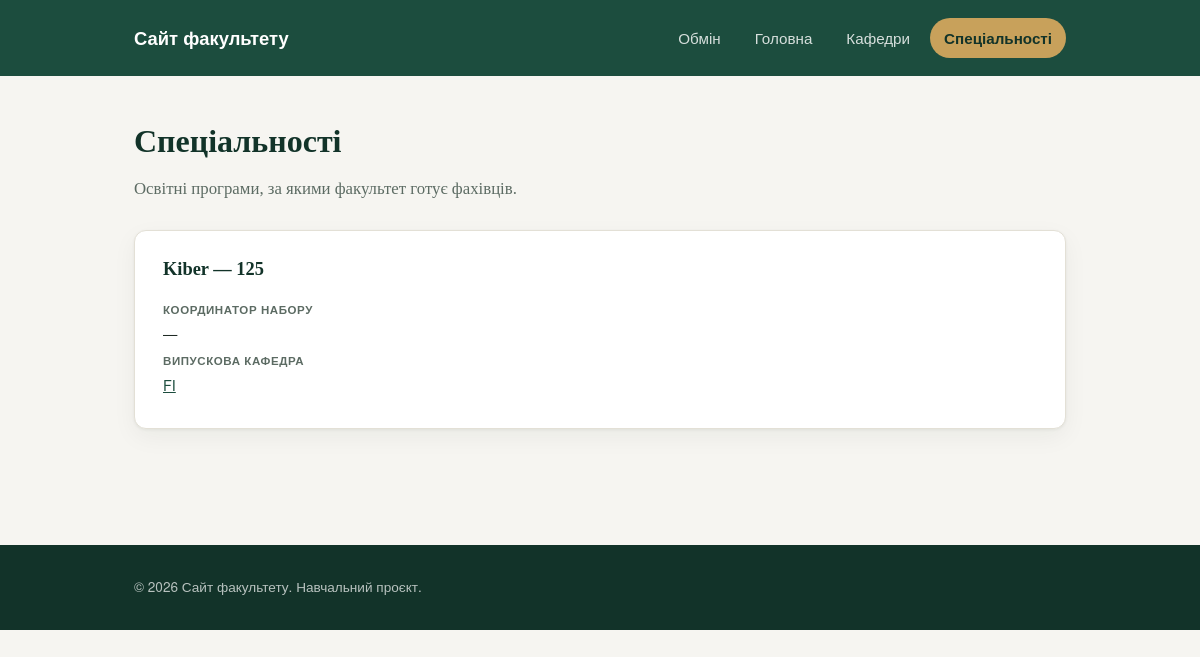
Screenshot of /programs/ with the database file from the repository.
### proga/models.py (models this page shows, shortened)
class Program(models.Model):
    name = models.CharField("назва спеціальності", max_length=255)
    code = models.CharField("код спеціальності", max_length=20)
    description = models.TextField("опис спеціальності")
    coordinator_name = models.CharField("ім'я координатора набору", max_length=255)
    coordinator_contact = models.CharField("контакт координатора набору", max_length=255)
    department = models.ForeignKey(
        Department,
        verbose_name="випускова кафедра",
        related_name="programs",
        on_delete=models.SET_NULL,
        null=True,
        blank=True,
    )
    class Meta:
        verbose_name = "спеціальність"
        verbose_name_plural = "спеціальності"
        ordering = ["code"]
    def short_description(self, word_count=50):
        words = self.description.split()
        if len(words) <= word_count:
            return self.description
        return " ".join(words[:word_count]) + "…"

class Department(models.Model):
    name = models.CharField("назва кафедри", max_length=255)
    head = models.CharField("завідувач кафедри", max_length=255)
    description = models.TextField("опис кафедри", blank=True)
    class Meta:
        verbose_name = "кафедра"
        verbose_name_plural = "кафедри"
        ordering = ["name"]

### proga/views.py (the view)
# urls.py: path("programs/", views.program_list, name="program_list"),
def program_list(request):
    programs = Program.objects.select_related("department").all()
    return render(request, "proga/program_list.html", {"programs": programs})

### templates/proga/program_list.html (shortened to what this page needs)
{% extends "proga/base.html" %}
{% block content %}
    <h1>Спеціальності</h1>
    <p class="lead">Освітні програми, за якими факультет готує фахівців.</p>
    {% if programs %}
        <div class="cards-grid">
            {% for program in programs %}
                <article class="card program-card">
                    <h2><a href="{% url 'proga:program_detail' program.pk %}">{{ program.code }} — {{ program.name }}</a></h2>
                    <dl class="meta-list">
                        <div>
                            <dt>Координатор набору</dt>
                            <dd>{{ program.coordinator_name }} — {{ program.coordinator_contact }}</dd>
                        </div>
                        {% if program.department %}
                            <div>
                                <dt>Випускова кафедра</dt>
                                <dd><a href="{% url 'proga:department_detail' program.department.pk %}">{{ program.department.name }}</a></dd>
                            </div>
                        {% endif %}
                    </dl>
                </article>
            {% endfor %}
        </div>
    {% else %}
        <p class="empty-state">Наразі інформація про спеціальності не додана.</p>
    {% endif %}
{% endblock %}

### proga/static/proga/css/style.css (style rules this page uses)
:root { --color-bg: #f6f5f1; --color-surface: #ffffff; --color-text: #1f2a24; --color-muted: #5c6b63; --color-primary: #1c4d3e; --color-primary-dark: #123329; --color-accent: #c8a15b; --color-border: #e3e0d6; --radius: 12px; --shadow: 0 1px 3px rgba(20, 30, 25, 0.06), 0 8px 24px rgba(20, 30, 25, 0.05); }
* { box-sizing: border-box; }
body { margin: 0; font-family: "Georgia", "Times New Roman", serif; background: var(--color-bg); color: var(--color-text); line-height: 1.6; }
h1 { font-size: 2rem; margin: 0 0 8px; color: var(--color-primary-dark); }
h2 { font-size: 1.3rem; margin: 0 0 12px; color: var(--color-primary-dark); }
.lead { color: var(--color-muted); margin: 0 0 28px; font-size: 1.05rem; }
.card { background: var(--color-surface); border: 1px solid var(--color-border); border-radius: var(--radius); box-shadow: var(--shadow); padding: 24px 28px; margin-bottom: 24px; }
.cards-grid { display: grid; grid-template-columns: repeat(auto-fit, minmax(280px, 1fr)); gap: 20px; margin-bottom: 28px; }
.program-card h2, .department-card h2 { font-size: 1.15rem; margin-bottom: 6px; }
.program-card h2 a, .department-card h2 a { color: var(--color-primary-dark); text-decoration: none; }
.meta-list { margin: 14px 0 0; font-family: "Helvetica Neue", Arial, sans-serif; font-size: 0.9rem; }
.meta-list div { margin-bottom: 8px; }
.meta-list dt { font-weight: 600; color: var(--color-muted); text-transform: uppercase; font-size: 0.72rem; letter-spacing: 0.05em; margin-bottom: 2px; }
.meta-list dd { margin: 0; }
.meta-list a { color: var(--color-primary); }

### rows the page displays
Program: code "Kiber", name "125", department.name "FI"
